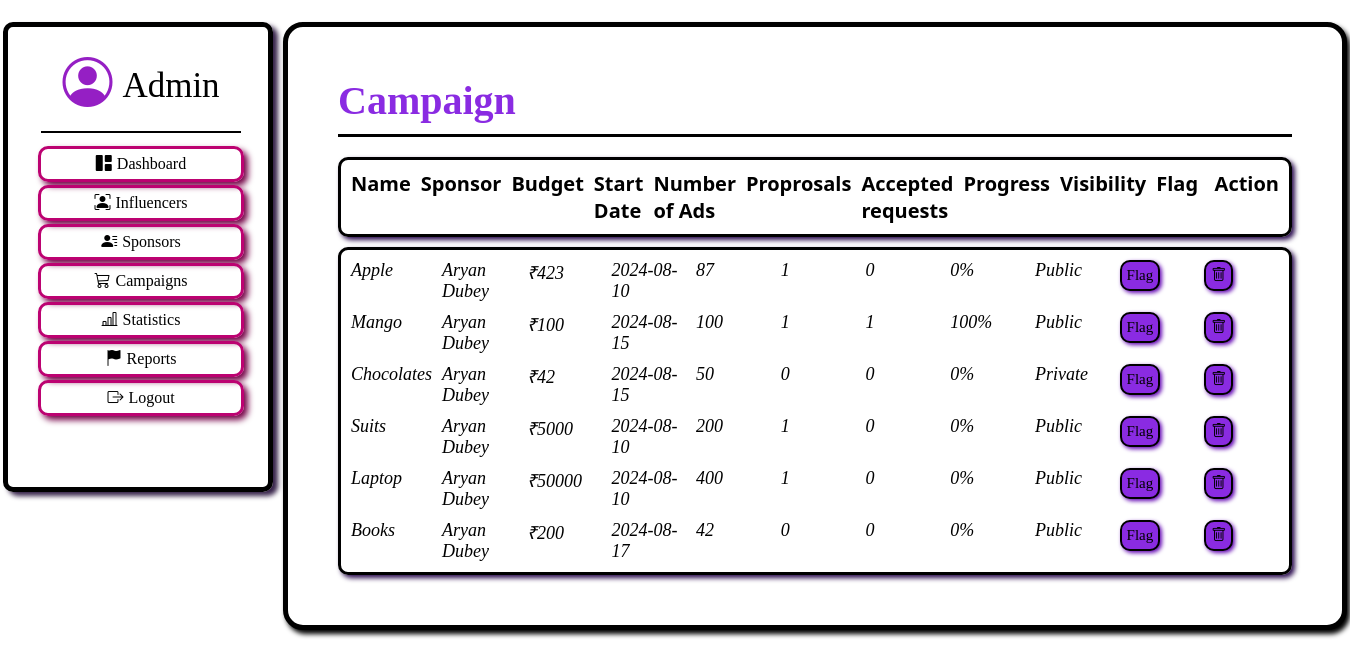
/admin/Campaigns, run on an earlier commit of the app's database.
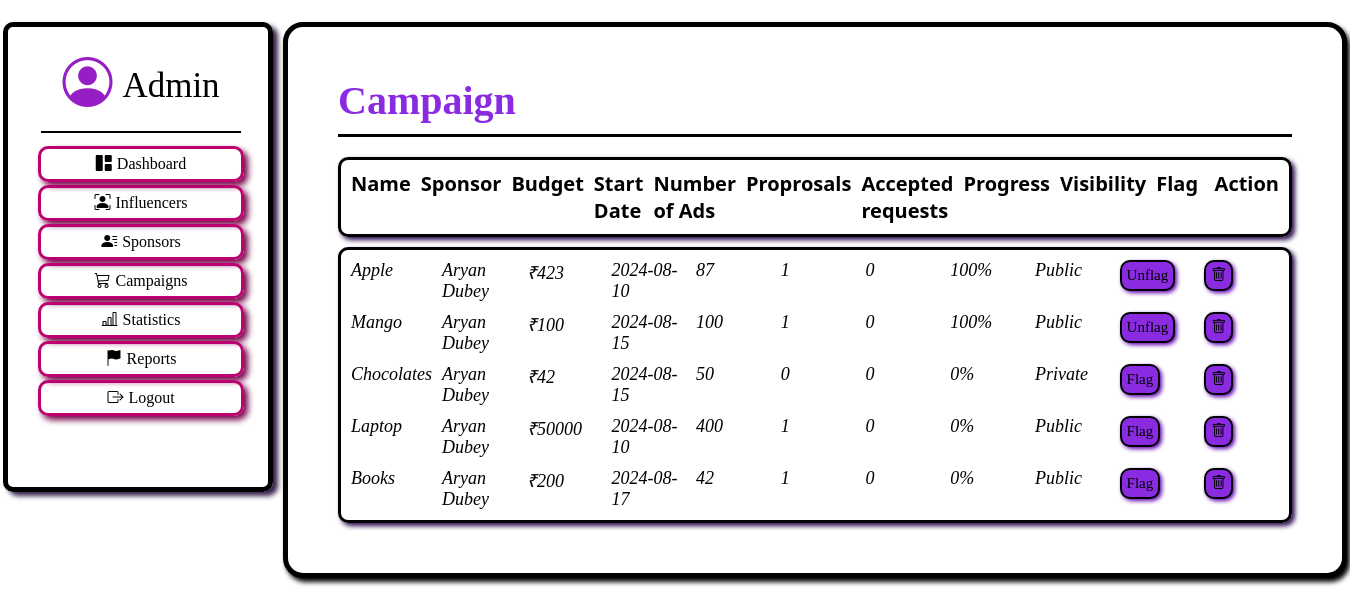
And on a later commit of the database.
### application/Models.py (models this page shows)
class Product(db.Model):
    __tablename__ = 'Product'
    id = db.Column(db.Integer, primary_key=True)
    name = db.Column(db.String(200), nullable=False)
    description = db.Column(db.Text, nullable=False)
    category = db.Column(db.String(100), nullable=True)
    niche = db.Column(db.String(100), nullable=True)
    price = db.Column(db.Integer, nullable=False)
    start = db.Column(db.Date, nullable=False)
    end = db.Column(db.Date, nullable=False)
    Ads=db.Column(db.Integer,nullable=True)
    CompletedAd=db.Column(db.Integer,nullable=True)
    visibility=db.Column(db.String, default='Private')
    flag=db.Column(db.Boolean, default=False)
    flagCount=db.Column(db.Integer, default=0)
    sponsor_id = db.Column(db.Integer, db.ForeignKey('Sponsor.id'), nullable=False)
    users = db.relationship('User', secondary='userproduct', backref='product')

class Sponsor(db.Model):
    __tablename__ = 'Sponsor'
    id = db.Column(db.Integer, primary_key=True)
    fullname = db.Column(db.String(200), unique=True, nullable=False)
    username = db.Column(db.String(200), unique=True, nullable=False)
    email = db.Column(db.String(200), unique=True, nullable=False)
    password = db.Column(db.String(100), nullable=False)
    products = db.relationship('Product', backref='Sponsor', lazy=True)
    flag=db.Column(db.Boolean, default=False)
    flagCount=db.Column(db.Integer, default=0)

### application/AdminController.py (the view, shortened to what this page needs)
@app.route('/admin/Campaigns',methods=['GET','POST'])
def adminCamp():
    products=Product.query.all()
    ads={}
    accepted={}
    sponsor={}
    progress={}
    for product in products:
        ads[product.id]=UserProduct.query.filter_by(productID=product.id).count()
        accepted[product.id]=UserProduct.query.filter(UserProduct.productID==product.id, UserProduct.status.in_(['Accepted','Completed'])).count()
        sp=Sponsor.query.get(product.sponsor_id)
        sponsor[product.id]=sp.fullname
        pg=UserProduct.query.filter_by(productID=product.id).first()
        progress[product.id]=pg.progress if pg else 0
    return render_template("adminCamp.html",products=products,ads=ads,accepted=accepted,sponsor=sponsor,progress=progress)

### templates/adminCamp.html (shortened to what this page needs)
<!DOCTYPE html>
<html lang="en">
<head>
    <link rel="stylesheet" href="https://cdnjs.cloudflare.com/ajax/libs/bootstrap-icons/1.9.1/font/bootstrap-icons.min.css">
</head>
<body>
    <div class="box">
        <div class="side-box">
            <div class="head">
                <i class="bi bi-person-circle"></i>
                <span class="text-a">Admin</span>
            </div>
            <div class="line"></div>
            <div class="column">
                <i class="bi bi-grid-1x2-fill"></i>
                <a href="{{url_for('admin')}}"> Dashboard</a>
            </div>
            <div class="column">
                <i class="bi bi-person-bounding-box"></i>
                <a href="{{url_for('adminInflu')}}"> Influencers</a>
            </div>
            <div class="column">
                <i class="bi bi-person-lines-fill"></i>
                <a href="{{url_for('adminSpo')}}">Sponsors</a>
            </div>
            <div class="column">
                <i class="bi bi-cart3"></i>
                <a href="{{url_for('adminCamp')}}">Campaigns</a>
            </div>
            <div class="column">
                <i class="bi bi-bar-chart-line"></i>
                <a href="{{url_for('adminStat')}}">Statistics</a>
            </div>
            <div class="column">
                <i class="bi bi-flag-fill"></i>
                <a href="{{url_for('adminReport')}}">Reports</a>
            </div>
            <div class="column">
                <i class="bi bi-box-arrow-right"></i>
                <a href="{{url_for('logout')}}">Logout</a>
            </div>
        </div>
        <div class="main-box">
            <span class="title">Campaign</span>
            <div class="line1"></div>
            <div class="rect">
                <div class="i">Name</div>
                <div class="i">Sponsor</div>
                <div class="i">Budget</div>
                <div class="i">Start Date</div>
                <div class="i">Number of Ads</div>
                <div class="i">Proprosals</div>
                <div class="i">Accepted requests</div>
                <div class="i">Progress</div>
                <div class="i">Visibility</div>
                <div class="i">Flag</div>
                <div class="i">Action</div>
            </div>
            <div class="rect1">
                {% for product in products %}
                    <div class="i">{{product.name}} </div>
                    <div class="i">{{sponsor[product.id]}}</div>
                    <div class="i">₹{{product.price}}</div>
                    <div class="i">{{product.start}}</div>
                    <div class="i">{{product.Ads}}</div>
                    <div class="i">{{ads[product.id]}}</div>
                    <div class="i">{{accepted[product.id]}}</div>
                    <div class="i">{{progress[product.id]}}%</div>
                    <div class="i">{{product.visibility}}</div>
                    <div class="i">
                        <form method="POST">
                            {% if product.flag==True %}
                                <button type="submit" class="flag" name="unflag" value="unflag">Unflag</button>
                            {% elif product.flag==False %}
                                <button type="submit" class="flag" name="flag" value="flag">Flag</button>
                            {% endif %}
                        </form>
                    </div>
                    <div class="i">
                        <form method="POST">
                            <button type="submit" class="flag" name="delete" value="delete"><i class="bi bi-trash"></i>
                            </button>
                        </form>
                    </div>
                {% endfor %}
            </div>
        </div>
    </div>
</body>
</html>

### templates/adminCamp.html (style rules this page uses)
body { margin: 0; padding: 0; height: 100%; width: 100%; background-color: rgb(255, 255, 255); }
a { text-decoration: none; color: inherit; }
a:link, a:visited { color: inherit; }
.box { display: flex; padding: 1px; gap: 10px; margin: 2px; padding-top: 20px; }
.main-box { display: flex; height: auto; width: 100%; padding-top: 50px; padding-left: 50px; background-color: rgb(255, 255, 255); flex-wrap: wrap; }
.text-a { font-size: 35px; padding-left: 10px; font-family: cursive; }
.side-box { display: flex; flex-direction: column; justify-content: flex-start; align-items: center; border: 5px solid rgb(0, 0, 0); border-radius: 10px; padding: 30px; flex-wrap: wrap; height: 400px; width: 200px; box-shadow: 5px 4px 5px rgb(55, 35, 74); flex-shrink: 0; }
.head { display: flex; align-items: center; font-size: 50px; font-family: monospace; }
.head .bi { color: rgb(149, 31, 196); }
.line { margin-top: 15px; margin-bottom: 10px; height: 2px; width: 100%; background-color: rgb(0, 0, 0); }
.column { display: flex; justify-content: center; align-items: center; margin-top: 3px; height: 30px; width: 100%; border: 3px solid rgb(188, 2, 113); border-radius: 10px; font-family: cursive; gap: 5px; box-shadow: 4px 4px 6px rgb(117, 2, 71); transition: transform 0.3s; }
.main-box { display: flex; flex-direction: column; height: auto; width: 100%; border: 5px solid black; border-radius: 20px; padding: 50px; box-shadow: 3px 4px 5px black; }
.title { font-size: 40px; font-weight: bold; font-family: Verdana; color: blueviolet; }
.line1 { margin-top: 10px; height: 3px; width: 100%; background-color: rgb(0, 0, 0); margin-bottom: 20px; }
.rect, .rect1 { display: grid; padding: 10px; grid-template-columns: repeat(11,1fr); box-sizing: border-box; width: 100%; border: 3px solid black; box-shadow: 3px 3px 5px rgb(43, 12, 79); border-radius: 10px; gap: 10px; font-family: segoe UI; font-size: 20px; font-weight: bold; }
.rect1 { margin-top: 10px; font-family: cursive; font-size: 18px; font-style: italic; font-weight: 400; }
.flag { padding: 5px; background-color: blueviolet; font-size: 15px; font-family: cursive; border: 2px solid black; border-radius: 10px; box-shadow: 2px 2px 4px rgb(98, 5, 179); transition: transform 0.2s; }

What changed in the data, as far as the page shows it:
removed Product: name "Suits", {{ sponsor[product.id] }} "Aryan Dubey", price "5000", start "2024-08-10", Ads "200", sponsor "1", accepted "0", progress "0", visibility "Public", flag "Flag"
changed Product "Apple": progress "0" → "100"; flag "Flag" → "Unflag"
changed Product "Mango": sponsor "1" → "0"; flag "Flag" → "Unflag"
computed for Product "Books": sponsor "0" → "1"
